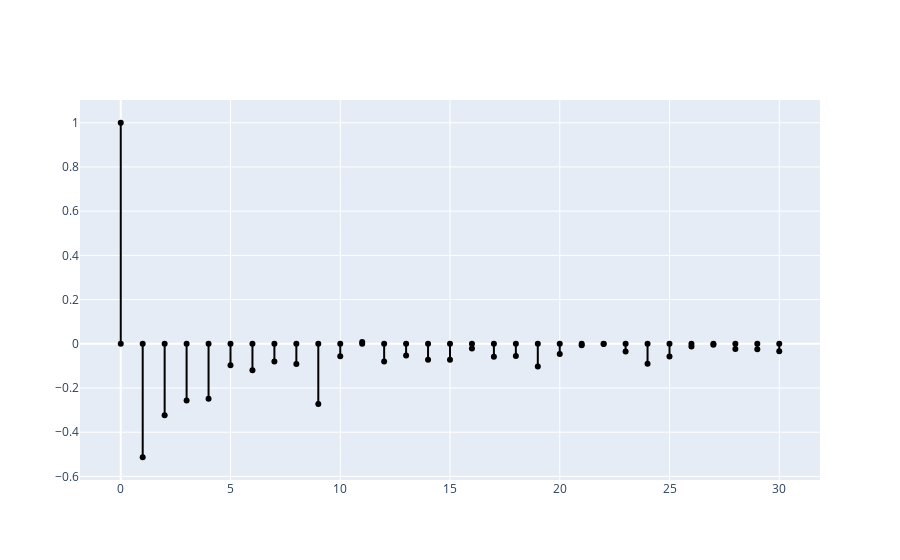

Notebook code for this chart:
### Code cell
df.dropna(inplace=True)
pacf_results1 = pacf(df['diff1'],nlags=30, method = 'ols')

df.dropna(inplace=True)
pacf_results2 = pacf(df['diff2'],nlags=30, method = 'ols')

df.dropna(inplace=True)
pacf_results3 = pacf(df['diff3'],nlags=30, method = 'ols')

traces = list()
for i in range(len(pacf_results1)):
    traces.append(Scatter(x=[i,i],
                         y = [0,pacf_results1[i]],
                         showlegend=False,
                         line = {'color':'black'}))
fig = Figure(data=traces)
fig.show()

### Figure 1 — Plotly figure (JSON) as saved in the notebook; plotly's stock layout.template omitted (floating-point values rounded to 4 significant figures)
{"data": [{"line": {"color": "black"}, "showlegend": false, "type": "scatter", "x": [0, 0], "y": [0, 1]}, {"line": {"color": "black"}, "showlegend": false, "type": "scatter", "x": [1, 1], "y": [0, -0.5133]}, {"line": {"color": "black"}, "showlegend": false, "type": "scatter", "x": [2, 2], "y": [0, -0.3235]}, {"line": {"color": "black"}, "showlegend": false, "type": "scatter", "x": [3, 3], "y": [0, -0.2565]}, {"line": {"color": "black"}, "showlegend": false, "type": "scatter", "x": [4, 4], "y": [0, -0.249]}, {"line": {"color": "black"}, "showlegend": false, "type": "scatter", "x": [5, 5], "y": [0, -0.09748]}, {"line": {"color": "black"}, "showlegend": false, "type": "scatter", "x": [6, 6], "y": [0, -0.1194]}, {"line": {"color": "black"}, "showlegend": false, "type": "scatter", "x": [7, 7], "y": [0, -0.08034]}, {"line": {"color": "black"}, "showlegend": false, "type": "scatter", "x": [8, 8], "y": [0, -0.09127]}, {"line": {"color": "black"}, "showlegend": false, "type": "scatter", "x": [9, 9], "y": [0, -0.2718]}, {"line": {"color": "black"}, "showlegend": false, "type": "scatter", "x": [10, 10], "y": [0, -0.05672]}, {"line": {"color": "black"}, "showlegend": false, "type": "scatter", "x": [11, 11], "y": [0, 0.007791]}, {"line": {"color": "black"}, "showlegend": false, "type": "scatter", "x": [12, 12], "y": [0, -0.08018]}, {"line": {"color": "black"}, "showlegend": false, "type": "scatter", "x": [13, 13], "y": [0, -0.05281]}, {"line": {"color": "black"}, "showlegend": false, "type": "scatter", "x": [14, 14], "y": [0, -0.07252]}, {"line": {"color": "black"}, "showlegend": false, "type": "scatter", "x": [15, 15], "y": [0, -0.072]}, {"line": {"color": "black"}, "showlegend": false, "type": "scatter", "x": [16, 16], "y": [0, -0.02143]}, {"line": {"color": "black"}, "showlegend": false, "type": "scatter", "x": [17, 17], "y": [0, -0.05814]}, {"line": {"color": "black"}, "showlegend": false, "type": "scatter", "x": [18, 18], "y": [0, -0.05561]}, {"line": {"color": "black"}, "showlegend": false, "type": "scatter", "x": [19, 19], "y": [0, -0.1022]}, {"line": {"color": "black"}, "showlegend": false, "type": "scatter", "x": [20, 20], "y": [0, -0.04621]}, {"line": {"color": "black"}, "showlegend": false, "type": "scatter", "x": [21, 21], "y": [0, -0.00607]}, {"line": {"color": "black"}, "showlegend": false, "type": "scatter", "x": [22, 22], "y": [0, -0.000687]}, {"line": {"color": "black"}, "showlegend": false, "type": "scatter", "x": [23, 23], "y": [0, -0.03532]}, {"line": {"color": "black"}, "showlegend": false, "type": "scatter", "x": [24, 24], "y": [0, -0.09012]}, {"line": {"color": "black"}, "showlegend": false, "type": "scatter", "x": [25, 25], "y": [0, -0.05792]}, {"line": {"color": "black"}, "showlegend": false, "type": "scatter", "x": [26, 26], "y": [0, -0.01251]}, {"line": {"color": "black"}, "showlegend": false, "type": "scatter", "x": [27, 27], "y": [0, -0.004708]}, {"line": {"color": "black"}, "showlegend": false, "type": "scatter", "x": [28, 28], "y": [0, -0.02381]}, {"line": {"color": "black"}, "showlegend": false, "type": "scatter", "x": [29, 29], "y": [0, -0.02431]}, {"line": {"color": "black"}, "showlegend": false, "type": "scatter", "x": [30, 30], "y": [0, -0.0334]}], "layout": {}}
